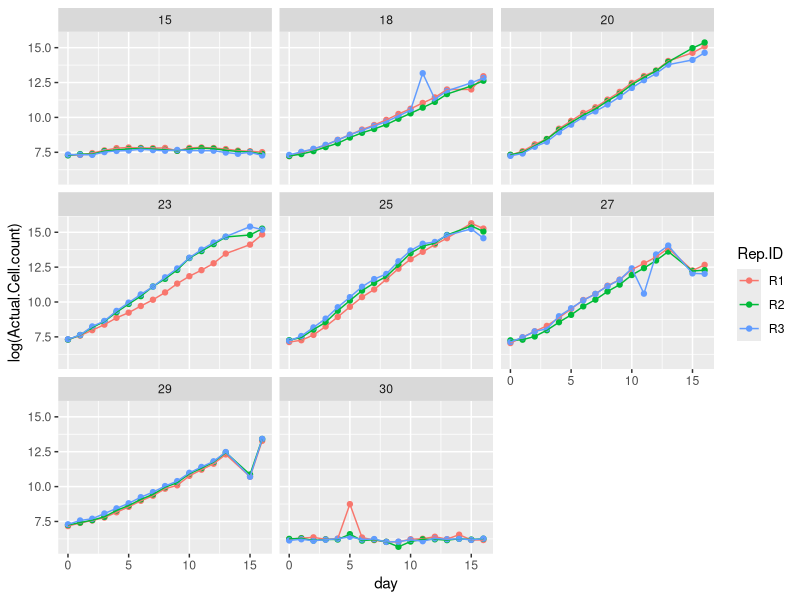
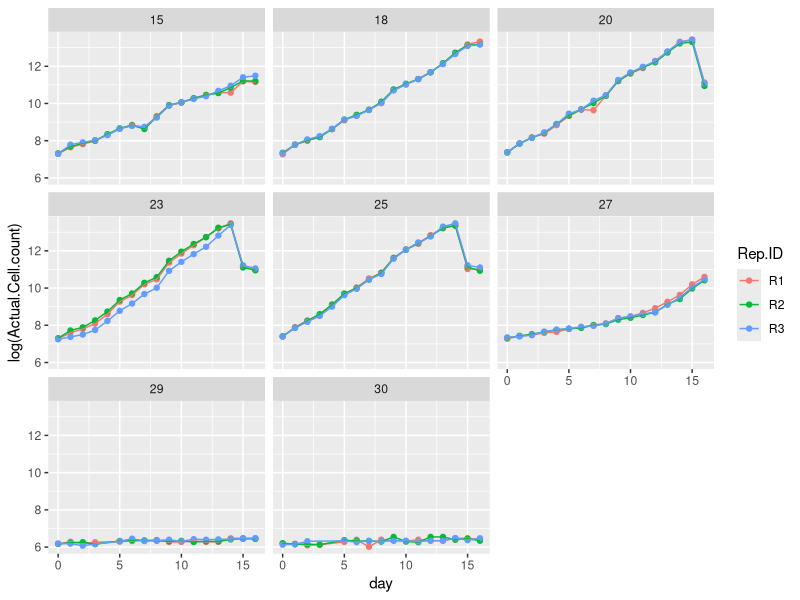
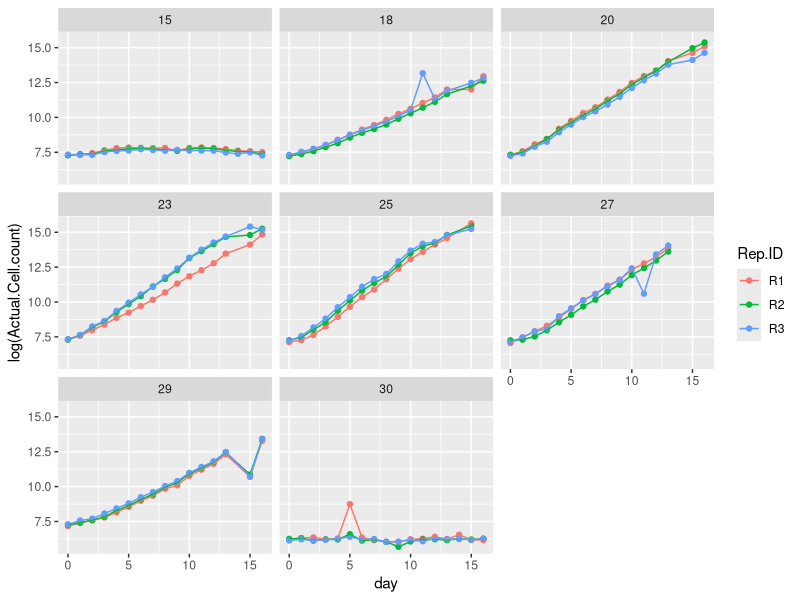
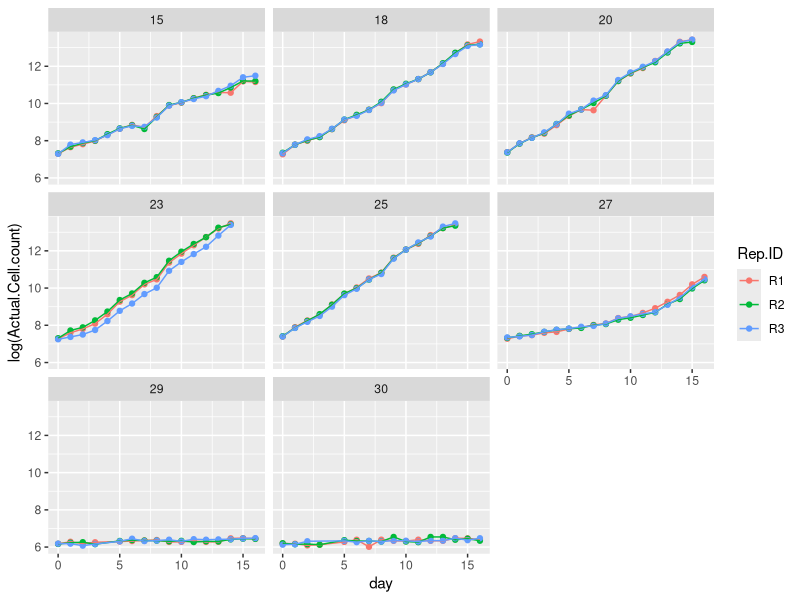
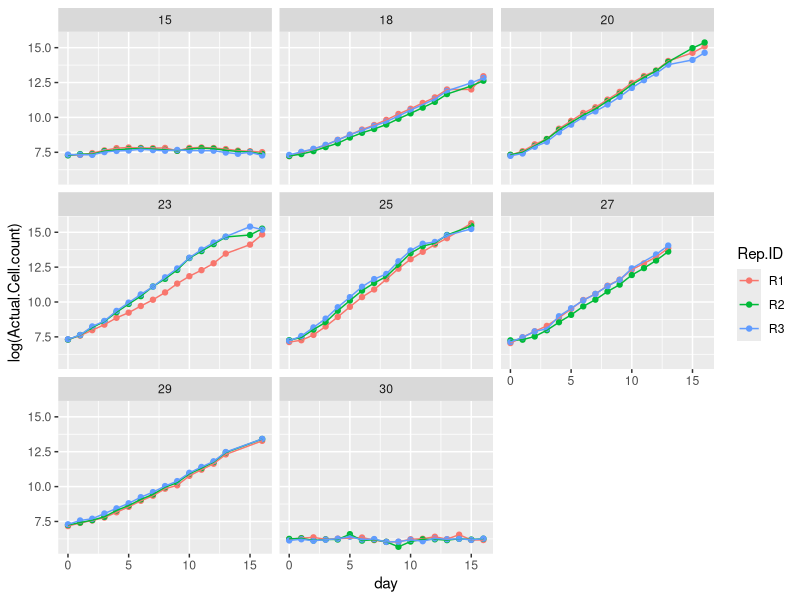
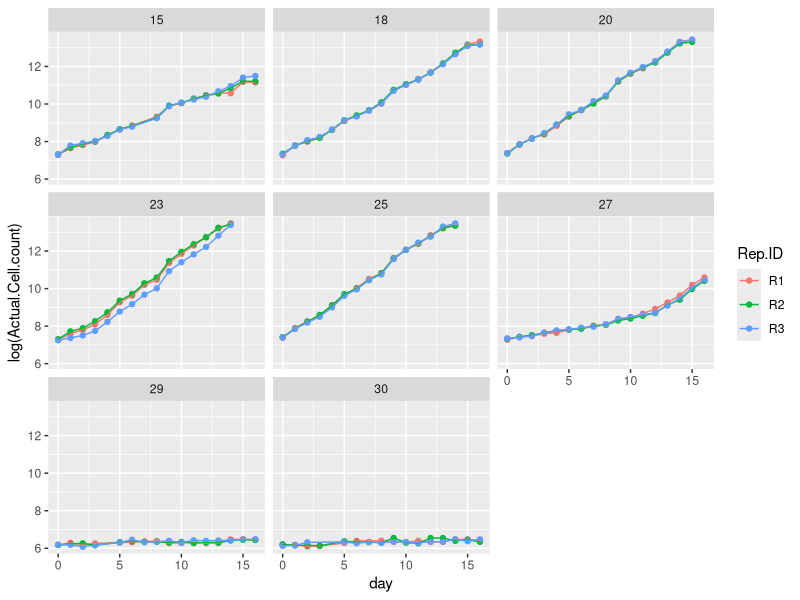
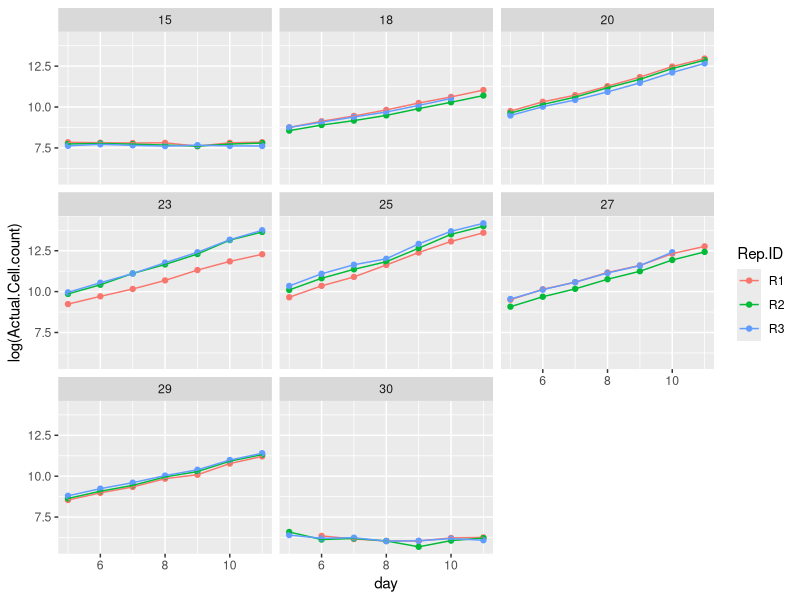
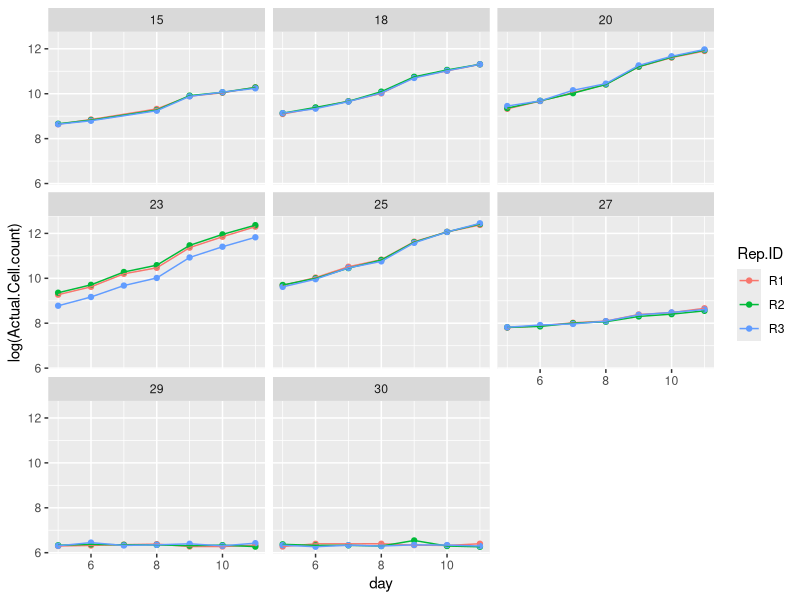

Write the R code that produced these figures, in order.
library(ggplot2)
library(dplyr)
library(lme4)
########functions########
getslopes <- function(data){
  treatment <- c()
  int <- c()
  sl <- c()
  rep <- c()
  for (i in unique(data$Treatment)){
    sub <- subset(data, Treatment==i)
    mod <- lmer(log(Actual.Cell.count)~day+(day|Rep.ID), sub)
    n <- length(unique(sub$Rep.ID))
    treatment <- c(treatment, rep(i,n))
    int <- c(int, coef(mod)$Rep.ID[,1])
    sl <- c(sl, coef(mod)$Rep.ID[,2])
    rep <- c(rep, rownames(coef(mod)$Rep.ID))
  }
  output <- data.frame(treatment, rep, int, sl)
  return(output)
}




#####getting data ready#####
#read in data
b_tpc <- read.csv("Pc_B_TPC.csv", sep=",", as.is=TRUE, header=TRUE)
d_tpc <- read.csv("Pc_D_TPC.csv", sep=",", as.is=TRUE, header=TRUE)

#cut extra rows from b_tpc
b_tpc <- b_tpc[1:408,]

#get rid of ones not numbers in d_tpc and make numeric
d_tpc <- d_tpc[-which(d_tpc$Actual.Cell.count=="#VALUE!"),]
d_tpc$Actual.Cell.count <- as.numeric(d_tpc$Actual.Cell.count)

#extract date information
b_tpc$Date <- NA
for (i in 1:length(b_tpc$File.ID)){
  b_tpc$Date[i] <- strsplit(b_tpc$File.ID[i], "_")[[1]][4]
}

d_tpc$Date <- NA
for (i in 1:length(d_tpc$File.ID)){
  d_tpc$Date[i] <- strsplit(d_tpc$File.ID[i], "_")[[1]][4]
}

b_tpc$Date <- format(as.Date(b_tpc$Date, "%d%m%Y"), "20%y-%m-%d")
d_tpc$Date <- format(as.Date(d_tpc$Date, "%d%m%Y"), "20%y-%m-%d")

#convert to days since beginning
b_tpc$day <- as.numeric(round(difftime(b_tpc$Date, b_tpc$Date[1], units="days"), digits=0))
d_tpc$day <- as.numeric(round(difftime(d_tpc$Date, d_tpc$Date[1], units="days"), digits=0))

#convert treatment temps to numbers
d_tpc$Treatment <- sub("c","",d_tpc$Treatment)
d_tpc$Treatment <- as.numeric(d_tpc$Treatment)

b_tpc$Treatment <- sub("c","",b_tpc$Treatment)
b_tpc$Treatment <- as.numeric(b_tpc$Treatment)

#remove NAs from b_tpc
b_tpc <- b_tpc[-which(is.na(b_tpc$Actual.Cell.count)),]

#####plot growth curves######
ggplot(data=b_tpc, aes(x=day, y=log(Actual.Cell.count), col=Rep.ID))+
  geom_point()+
  geom_line(aes(group=Rep.ID))+
  facet_wrap(~Treatment)

ggplot(data=d_tpc, aes(x=day, y=log(Actual.Cell.count), col=Rep.ID))+
  geom_point()+
  geom_line(aes(group=Rep.ID))+
  facet_wrap(~Treatment)

#do linear regression to get data - all data
b_tpc_sum <- getslopes(b_tpc)
d_tpc_sum <- getslopes(d_tpc)

#####cut to exponential phase - 1) cut off points clearly decreased at end####
#'get rid of:
#'b - 25 - 16 - all reps
#'b - 27 - 15+16 - all reps
#'d - 20 - 16 - all
#'d - 23 - 15+16 - all
#'d - 25 - 15+16 - all
b_tpc1 <- b_tpc[-which(b_tpc$Treatment==25&b_tpc$day==16|b_tpc$Treatment==27&b_tpc$day%in%c(15,16)),]
d_tpc1 <- d_tpc[-which(d_tpc$Treatment==20&d_tpc$day==16|d_tpc$Treatment==23&d_tpc$day%in%c(15,16)|d_tpc$Treatment==25&d_tpc$day%in%c(15,16)),]

#check growth curves
ggplot(data=b_tpc1, aes(x=day, y=log(Actual.Cell.count), col=Rep.ID))+
  geom_point()+
  geom_line(aes(group=Rep.ID))+
  facet_wrap(~Treatment)

ggplot(data=d_tpc1, aes(x=day, y=log(Actual.Cell.count), col=Rep.ID))+
  geom_point()+
  geom_line(aes(group=Rep.ID))+
  facet_wrap(~Treatment)

#do linear regression to get data
b_tpc1_sum <- getslopes(b_tpc1)
d_tpc1_sum <- getslopes(d_tpc1)

#####cut to exponential phase - 2) also cut off weird measurements####
#'get rid of:
#'b - 18 - 11 - R3
#'b - 27 - 11 - R3
#'b-29-15-all
#'b-30-5-R1
#'d-15-7-all
#'d-20-7-R1
#'d-30-7-R1

b_tpc2 <- b_tpc1[-which(b_tpc1$Treatment==18&b_tpc1$day==11&b_tpc1$Rep.ID=="R3"|b_tpc1$Treatment==27&b_tpc1$day==11&b_tpc1$Rep.ID=="R3"|b_tpc1$Treatment==29&b_tpc1$day==15|b_tpc1$Treatment==30&b_tpc1$day==5&b_tpc1$Rep.ID=="R1"),]
d_tpc2 <- d_tpc1[-which(d_tpc1$Treatment==15&d_tpc1$day==7|d_tpc1$Treatment==20&d_tpc1$day==7&d_tpc1$Rep.ID=="R1"|d_tpc1$Treatment==30&d_tpc1$day==7&d_tpc1$Rep.ID=="R1"),]

#check growth curves
ggplot(data=b_tpc2, aes(x=day, y=log(Actual.Cell.count), col=Rep.ID))+
  geom_point()+
  geom_line(aes(group=Rep.ID))+
  facet_wrap(~Treatment)

ggplot(data=d_tpc2, aes(x=day, y=log(Actual.Cell.count), col=Rep.ID))+
  geom_point()+
  geom_line(aes(group=Rep.ID))+
  facet_wrap(~Treatment)

#do linear regression to get data
b_tpc2_sum <- getslopes(b_tpc2)
d_tpc2_sum <- getslopes(d_tpc2)

#####cut to exponential phase - 3) trim ends - only days 5-11 a) with other mods####
b_tpc3a <- b_tpc2[-which(b_tpc2$day<5|b_tpc2$day>11),]
d_tpc3a <- d_tpc2[-which(d_tpc2$day<5|d_tpc2$day>11),]

#check growth curves
ggplot(data=b_tpc3a, aes(x=day, y=log(Actual.Cell.count), col=Rep.ID))+
  geom_point()+
  geom_line(aes(group=Rep.ID))+
  facet_wrap(~Treatment)

ggplot(data=d_tpc3a, aes(x=day, y=log(Actual.Cell.count), col=Rep.ID))+
  geom_point()+
  geom_line(aes(group=Rep.ID))+
  facet_wrap(~Treatment)

#do linear regression to get data
b_tpc3a_sum <- getslopes(b_tpc3a)
d_tpc3a_sum <- getslopes(d_tpc3a)

#####cut to exponential phase - 3) trim ends - only days 5-11 b) without other mods####
b_tpc3b <- b_tpc[-which(b_tpc$day<5|b_tpc$day>11),]
d_tpc3b <- d_tpc[-which(d_tpc$day<5|d_tpc$day>11),]

#check growth curves
ggplot(data=b_tpc3b, aes(x=day, y=log(Actual.Cell.count), col=Rep.ID))+
  geom_point()+
  geom_line(aes(group=Rep.ID))+
  facet_wrap(~Treatment)

ggplot(data=d_tpc3b, aes(x=day, y=log(Actual.Cell.count), col=Rep.ID))+
  geom_point()+
  geom_line(aes(group=Rep.ID))+
  facet_wrap(~Treatment)

#do linear regression to get data
b_tpc3b_sum <- getslopes(b_tpc3b)
d_tpc3b_sum <- getslopes(d_tpc3b)

#####cut to exponential phase - 4) try to automatically detect linear portion####
par(mfrow=c(3,3), mar=c(1,1,1,1))
temp <- c()
rep <- c()
sl <- c()
int <- c()
for (i in unique(b_tpc$Treatment)){
  for (j in unique(b_tpc$Rep.ID)){
    sub <- subset(b_tpc, Treatment==i&Rep.ID==j)
    dat <- data.frame(x=sub$day, y=log(sub$Actual.Cell.count))
    mod <- lm(y~x, dat)
    while(summary(mod)$r.squared < 0.95){
      dat <- dat[-order(abs(mod$residuals), decreasing=TRUE)[1],]
      mod <- lm(y~x, dat)
    }
    plot(y~x, data=dat, ylim=c(6,20), xlim=c(0,18))
    temp <- c(temp, i)
    rep <- c(rep, j)
    sl <- c(sl, mod$coefficients[2])
    int <- c(int, mod$coefficients[1])
  }
}

#put data in dataframe
b_tpc4_sum <- data.frame(temp, rep, sl, int)

#d
par(mfrow=c(3,3), mar=c(1,1,1,1))
temp <- c()
rep <- c()
sl <- c()
int <- c()
for (i in unique(d_tpc$Treatment)){
  for (j in unique(d_tpc$Rep.ID)){
    sub <- subset(d_tpc, Treatment==i&Rep.ID==j)
    dat <- data.frame(x=sub$day, y=log(sub$Actual.Cell.count))
    mod <- lm(y~x, dat)
    while(summary(mod)$r.squared < 0.95){
      dat <- dat[-order(abs(mod$residuals), decreasing=TRUE)[1],]
      mod <- lm(y~x, dat)
    }
    plot(y~x, data=dat, ylim=c(6,20), xlim=c(0,18))
    temp <- c(temp, i)
    rep <- c(rep, j)
    sl <- c(sl, mod$coefficients[2])
    int <- c(int, mod$coefficients[1])
  }
}

#put data in dataframe
d_tpc4_sum <- data.frame(temp, rep, sl, int)

#####cut to exponential phase - 5) try max gr a) use code from PhD####
#functions needed
nderiv <- function(fit, x, eps=1e-5)
  (predict(fit, x + eps) - predict(fit, x - eps))/(2 * eps)

spline.slope <- function(x, y, n, eps=1e-5)
  max(nderiv(loess(log(y) ~ x, degree=1, span=0.2),
             seq(min(x), max(x), length=n)), na.rm=TRUE)
#d
temp <- c()
rep <- c()
sl <- c()
for (i in unique(d_tpc$Treatment)){
  for (j in unique(d_tpc$Rep.ID)){
    sub <- subset(d_tpc, Treatment==i&Rep.ID==j)
    k <- spline.slope(sub$day, sub$Actual.Cell.count, length(sub$File.ID))
    temp <- c(temp, i)
    rep <- c(rep, j)
    sl <- c(sl, k)
  }
}

#put data in dataframe
d_tpc5a_sum <- data.frame(temp, rep, sl)

#b
temp <- c()
rep <- c()
sl <- c()
for (i in unique(b_tpc$Treatment)){
  for (j in unique(b_tpc$Rep.ID)){
    sub <- subset(b_tpc, Treatment==i&Rep.ID==j)
    k <- spline.slope(sub$day, sub$Actual.Cell.count, length(sub$File.ID))
    temp <- c(temp, i)
    rep <- c(rep, j)
    sl <- c(sl, k)
  }
}

#put data in dataframe
b_tpc5a_sum <- data.frame(temp, rep, sl)

#!!!!many warnings
#!!!didn't work for d at all

#####cut to exponential phase - 5) try max gr b) lm 3 pts with R2 > 0.95####
#d
temp <- c()
rep <- c()
maxsl <- c()
for (i in unique(d_tpc$Treatment)){
  for (j in unique(d_tpc$Rep.ID)){
    sub <- subset(d_tpc, Treatment==i&Rep.ID==j)
    dat <- data.frame(x=sub$day, y=log(sub$Actual.Cell.count))
    sl<-c()
    for (k in 1:(length(dat$x)-2)){
      mod <- lm(y[k:(k+2)]~x[k:(k+2)], dat)
      if(summary(mod)$r.squared > 0.95){
        sl <- c(sl, mod$coefficients[2])}
    }
    maxsl <- c(maxsl,max(sl))
    temp <- c(temp, i)
    rep <- c(rep, j)
    }
}

#put data in dataframe
d_tpc5b_sum <- data.frame(temp, rep, maxsl)

#b
temp <- c()
rep <- c()
maxsl <- c()
for (i in unique(b_tpc$Treatment)){
  for (j in unique(b_tpc$Rep.ID)){
    sub <- subset(b_tpc, Treatment==i&Rep.ID==j)
    dat <- data.frame(x=sub$day, y=log(sub$Actual.Cell.count))
    sl<-c()
    for (k in 1:(length(dat$x)-2)){
      mod <- lm(y[k:(k+2)]~x[k:(k+2)], dat)
      if(summary(mod)$r.squared > 0.95){
        sl <- c(sl, mod$coefficients[2])}
    }
    maxsl <- c(maxsl,max(sl))
    temp <- c(temp, i)
    rep <- c(rep, j)
  }
}

#put data in dataframe
b_tpc5b_sum <- data.frame(temp, rep, maxsl)

#compare slopes
plot(b_tpc_sum$sl~jitter(b_tpc_sum$treatment,2), ylim=c(0,2))
points(b_tpc1_sum$sl~jitter(b_tpc1_sum$treatment,2), col="blue")
points(b_tpc2_sum$sl~jitter(b_tpc2_sum$treatment,2), col="red")
points(b_tpc3a_sum$sl~jitter(b_tpc3a_sum$treatment,2), col="purple")
points(b_tpc3b_sum$sl~jitter(b_tpc3b_sum$treatment,2), col="green")
points(b_tpc4_sum$sl~jitter(b_tpc4_sum$temp,2), col="orange", pch=16)
points(b_tpc5a_sum$sl~jitter(b_tpc5a_sum$temp,2), col="lightblue", pch=16)
points(b_tpc5b_sum$maxsl~jitter(b_tpc5b_sum$temp,2), col="darkgreen", pch=16)


plot(d_tpc_sum$sl~jitter(d_tpc_sum$treatment,2), ylim=c(0,1))
points(d_tpc1_sum$sl~jitter(d_tpc1_sum$treatment,2), col="blue")
points(d_tpc2_sum$sl~jitter(d_tpc2_sum$treatment,2), col="red")
points(d_tpc3a_sum$sl~jitter(d_tpc3a_sum$treatment,2), col="purple")
points(d_tpc3b_sum$sl~jitter(d_tpc3b_sum$treatment,2), col="green")
points(d_tpc4_sum$sl~jitter(d_tpc4_sum$temp,2), col="orange", pch=16)
points(d_tpc5a_sum$sl~jitter(d_tpc5a_sum$temp,2), col="lightblue", pch=16)
points(d_tpc5b_sum$maxsl~jitter(d_tpc5b_sum$temp,2), col="darkgreen", pch=16)




#####cut to exponential phase - check this####
library(zoo)
sub1 <- subset(d_tpc, Treatment==27&Rep.ID=="R3")
a <- data.frame(x=sub1$day,
                y=log(sub1$Actual.Cell.count))
lines(loess(y~x, a))
f <- function (d) {
  m <- lm(y~x, as.data.frame(d))
  return(coef(m)[2])
}
co <- rollapply(a, 3, f, by.column=F)
co.cl <- kmeans(co, 3)
b.points <- which(co.cl$cluster == match(max(co.cl$centers), co.cl$centers))+2
b.points <- which(co.cl$cluster == 1)+2
RES <- a[b.points,]
plot(y~x, data=a)
points(RES,pch=15,col="red")
abline(lm(y~x,RES),col="blue")

mod <- lm(y~x, a)
plot(mod$residuals)
hist(mod$residuals)
qqnorm(mod$residuals)
boxplot(mod$residuals)

mod <- lm(y~x, a)
plot(y~x, data=a)
abline(lm(y~x,a),col="blue")
max(abs(mod$residuals))
mod$residuals
a2 <- a[-15,]
mod <- lm(y~x, a2)
points(y~x, data=a2, col="red")
abline(lm(y~x,a2),col="blue")
max(abs(mod$residuals))
a3 <- a2[-15,]
mod <- lm(y~x, a3)
points(y~x, data=a3, col="purple")
abline(lm(y~x,a3),col="purple")
max(abs(mod$residuals))
a4 <- a3[-12,]
mod <- lm(y~x, a4)
points(y~x, data=a4, col="green")
abline(lm(y~x,a4),col="green")
max(abs(mod$residuals))






#' not working right now


a <- data.frame(x=c(0, 30, 60, 90, 120, 150, 180, 210, 240, 270, 300, 330, 360),
                y=c(2.175, 2.134, 2.189, 2.141, 2.854, 3.331, 3.642, 4.333, 4.987, 5.093, 4.943, 5.198, 4.804))
f <- function (d) {
  m <- lm(y~x, as.data.frame(d))
  return(coef(m)[2])
}
co <- rollapply(a, 3, f, by.column=F)
co.cl <- kmeans(co, 2)
b.points <- which(co.cl$cluster == match(max(co.cl$centers), co.cl$centers))+1
RES <- a[b.points,]
plot(a)
points(RES,pch=15,col="red")
abline(lm(y~x,RES),col="blue")

#####fit lines####
#basic regression line - by replicate
#for b
rep <- c()
temp <- c()
int <- c()
sl <- c()
for (i in unique(b_tpc$Treatment)){
  sub <- subset(b_tpc, Treatment==i)
  for (j in unique(sub$Rep.ID)){
    sub2 <- subset(sub, Rep.ID==j)
    mod <- lm(log(Actual.Cell.count)~day, sub2)
    int <- c(int, mod$coefficients[1])
    sl <- c(sl, mod$coefficients[2])
    rep <- c(rep, j)
    temp <- c(temp, i)
  }
}

b_gr <- data.frame(temp, rep, int, sl)
names(b_gr) <- c("Treatment","Rep.ID","int","sl")

p <- ggplot(data=b_tpc, aes(x=day, y=log(Actual.Cell.count), col=Rep.ID))+
  geom_point()+
  geom_line(aes(group=Rep.ID))+
  facet_wrap(~Treatment)
p
p + geom_abline(data=b_gr, aes(slope=sl, intercept=int, col=Rep.ID))

#for d
rep <- c()
temp <- c()
int <- c()
sl <- c()
for (i in unique(d_tpc$Treatment)){
  sub <- subset(d_tpc, Treatment==i)
  for (j in unique(sub$Rep.ID)){
    sub2 <- subset(sub, Rep.ID==j)
    mod <- lm(log(Actual.Cell.count)~day, sub2)
    int <- c(int, mod$coefficients[1])
    sl <- c(sl, mod$coefficients[2])
    rep <- c(rep, j)
    temp <- c(temp, i)
  }
}

d_gr <- data.frame(temp, rep, int, sl)
names(d_gr) <- c("Treatment","Rep.ID","int","sl")

p <- ggplot(data=d_tpc, aes(x=day, y=log(Actual.Cell.count), col=Rep.ID))+
  geom_point()+
  geom_line(aes(group=Rep.ID))+
  facet_wrap(~Treatment)
p
p + geom_abline(data=d_gr, aes(slope=sl, intercept=int, col=Rep.ID))

#cut last 2 days for 20, 23 and 25
##FIND REASON FOR THIS!!!!
d_tpc_cut <- d_tpc[!(d_tpc$Treatment%in%c(20,23,25)&d_tpc$day%in%c(15,16)),]

rep <- c()
temp <- c()
int <- c()
sl <- c()
for (i in unique(d_tpc_cut$Treatment)){
  sub <- subset(d_tpc_cut, Treatment==i)
  for (j in unique(sub$Rep.ID)){
    sub2 <- subset(sub, Rep.ID==j)
    mod <- lm(log(Actual.Cell.count)~day, sub2)
    int <- c(int, mod$coefficients[1])
    sl <- c(sl, mod$coefficients[2])
    rep <- c(rep, j)
    temp <- c(temp, i)
  }
}

d_gr_cut <- data.frame(temp, rep, int, sl)
names(d_gr_cut) <- c("Treatment","Rep.ID","int","sl")

p <- ggplot(data=d_tpc_cut, aes(x=day, y=log(Actual.Cell.count), col=Rep.ID))+
  geom_point()+
  geom_line(aes(group=Rep.ID))+
  facet_wrap(~Treatment)
p
p + geom_abline(data=d_gr_cut, aes(slope=sl, intercept=int, col=Rep.ID))

######plot tpcs#####
#b
#find means and variance
b_gr_summary <- b_gr %>% group_by(Treatment) %>%summarise_at(vars(sl), list(avg=mean, sd=sd))
#plot
ggplot(b_gr_summary, aes(x=Treatment, y=avg)) +
  geom_errorbar(aes(ymin=avg-sd, ymax=avg+sd), width=.1) +
  geom_line() +
  geom_point() +
  geom_point(aes(x=23, y=0.525), color="#2BCC41") +
  geom_point(aes(x=29, y=0.362), color="red")


#d
#find means and variance
d_gr_summary <- d_gr %>% group_by(Treatment) %>%summarise_at(vars(sl), list(avg=mean, sd=sd))
#plot
ggplot(d_gr_summary, aes(x=Treatment, y=avg)) +
  geom_errorbar(aes(ymin=avg-sd, ymax=avg+sd), width=.1) +
  geom_line() +
  geom_point() +
  geom_point(aes(x=23, y=0.356), color="#2BCC41") +
  geom_point(aes(x=27, y=0.176), color="red")

#d with points removed
#find means and variance
d_gr_cut_summary <- d_gr_cut %>% group_by(Treatment) %>%summarise_at(vars(sl), list(avg=mean, sd=sd))
#plot
ggplot(d_gr_cut_summary, aes(x=Treatment, y=avg)) +
  geom_errorbar(aes(ymin=avg-sd, ymax=avg+sd), width=.1) +
  geom_line() +
  geom_point() +
  geom_point(aes(x=23, y=0.470), color="#2BCC41") +
  geom_point(aes(x=27, y=0.176), color="red")


